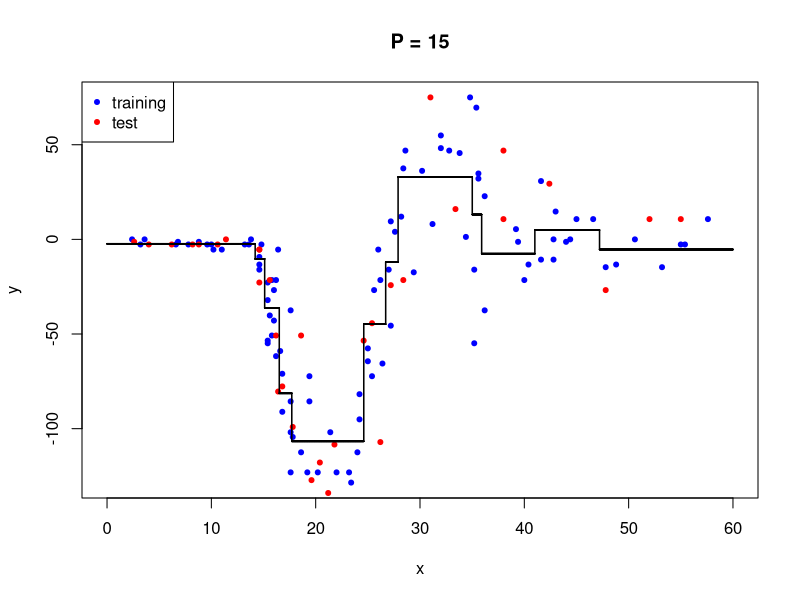
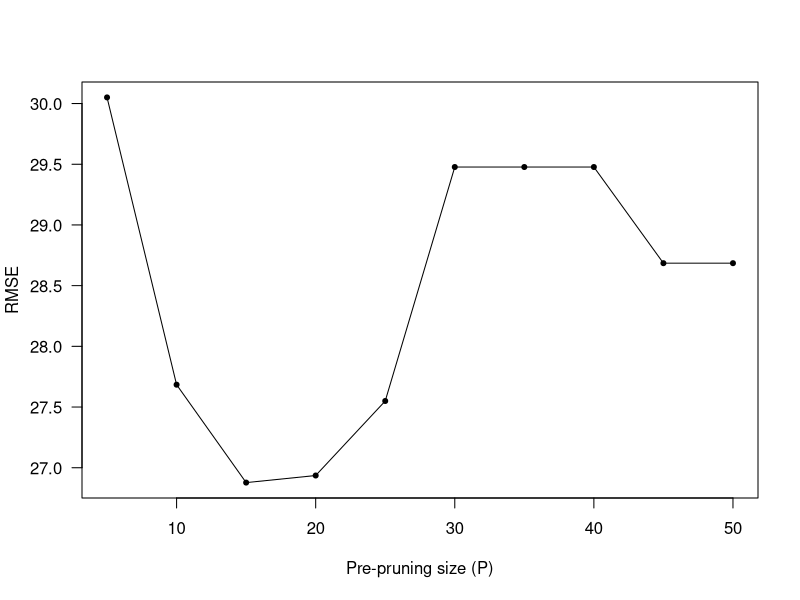

Write R code to recreate these figures, in order.
####################################
# ENGR 421 - Homework 5            #
# Decision Tree Regression         #
#                                  #
# Harun Sasmaz                     #
# 0059900                          #
####################################

### PART 2 : Read and split input data
data_set <- read.csv("hw04_data_set.csv")

x <- data_set$x
y <- data_set$y

x_train <- x[1:100]
y_train <- y[1:100]

x_test <- x[101:133]
y_test <- y[101:133]

minimum_value <- floor(min(x)) - 2 
maximum_value <- ceiling(max(x)) + 2
N_train <- length(x_train)
N_test <- length(x_test)
K <- max(y)

### PART 3 : Implement Decision Tree Algorithm
DecisionTree <- function(P) 
{
  node_splits <- c()
  node_means <- c()
  node_indices <- list(1:100)
  is_terminal <- c(FALSE)
  need_split <- c(TRUE)
  
  while (1) 
  {
    split_nodes <- which(need_split)
    
    if (length(split_nodes) == 0) 
    {
      break
    }
    for (split_node in split_nodes) 
    {
      need_split[split_node] <- FALSE
      data_indices <- node_indices[[split_node]]
      node_mean <- mean(y_train[data_indices])
      
      if (length(x_train[data_indices]) <= P) 
      {
        is_terminal[split_node] <- TRUE
        node_means[split_node] <- node_mean
      } 
      else 
      {
        is_terminal[split_node] <- FALSE
        unique_values <- sort(unique(x_train[data_indices]))
        split_positions <- (unique_values[-1] + unique_values[-length(unique_values)]) / 2
        split_scores <- rep(0, length(split_positions))
        
        for (s in 1:length(split_positions)) 
        {
          error <- 0
          left_indices <- data_indices[which(x_train[data_indices] <= split_positions[s])]
          right_indices <- data_indices[which(x_train[data_indices] > split_positions[s])]
          
          if (length(left_indices) > 0) 
          {
            mean <- mean(y_train[left_indices])
            error <- error + sum((y_train[left_indices] - mean) ^ 2)
          }
          
          if (length(right_indices) > 0) 
          {
            mean <- mean(y_train[right_indices])
            error <- error + sum((y_train[right_indices] - mean) ^ 2)
          }
          
          split_scores[s] <- error / (length(left_indices) + length(right_indices))
        }
        if (length(unique_values) == 1) 
        {
          is_terminal[split_node] <- TRUE
          node_means[split_node] <- node_mean
          next 
        }
        
        best_split <- split_positions[which.min(split_scores)]
        node_splits[split_node] <- best_split
  
        left_indices <- data_indices[which(x_train[data_indices] < best_split)]
        need_split[2 * split_node] <- TRUE
        is_terminal[2 * split_node] <- FALSE
        node_indices[[2 * split_node]] <- left_indices

        right_indices <- data_indices[which(x_train[data_indices] >= best_split)]
        need_split[2 * split_node + 1] <- TRUE
        is_terminal[2 * split_node + 1] <- FALSE
        node_indices[[2 * split_node + 1]] <- right_indices

      }
    }
  }
  return(list("node_splits"= node_splits, "node_means"= node_means, "is_terminal"= is_terminal))
}

### PART 4 : Learn a decision tree for P = 15
prediction <- function(data_point, is_terminal, node_splits, node_means){
  n <- 1
  while (1) 
  {
    if (is_terminal[n] == TRUE) 
    {
      return(node_means[n])
    } 
    else 
    {
      if (data_point <= node_splits[n]) {
        n <- n * 2
      } else {
        n <- n * 2 + 1
      }
    }
  }
}

P <- 15
decision_tree <- DecisionTree(P)
node_splits <- decision_tree$node_splits
node_means <- decision_tree$node_means
is_terminal <- decision_tree$is_terminal

data_interval <- seq(from = minimum_value, to = maximum_value, by = 0.01)

plot(x_train, y_train, type = "p", pch = 20, col = "blue",
     ylim = c(min(y_train), max(y_train)), xlim = c(minimum_value, maximum_value),
     ylab = "y", xlab = "x", main = "P = 15")
points(x_test, y_test, type = "p", pch = 20, col= "red")
legend("topleft", legend=c("training", "test"),
       col=c("blue", "red"), pch = 20, cex = 1)

for (n in 1:length(data_interval)) 
{
  x_left <- data_interval[n]
  x_right <- data_interval[n+1]
  lines(c(x_left, x_right), c(prediction(x_left, is_terminal, node_splits, node_means), prediction(x_left, is_terminal, node_splits, node_means)), lwd = 1.5, col = "black")
  if (n < length(data_interval)) {
    lines(c(x_right, x_right), c(prediction(x_left, is_terminal, node_splits, node_means), prediction(x_right, is_terminal, node_splits, node_means)), lwd = 1.5, col = "black") 
  }
}

### PART 5 : Calculate RMSE for P = 15
y_hat <- sapply(X=1:N_test, FUN = function(n) prediction(x_test[n], is_terminal, node_splits, node_means))
RMSE <- sqrt(sum((y_test - y_hat) ^ 2) / length(y_test))
print(sprintf("RMSE is %g when P is %s", RMSE, P))


### PART 6 : Learn Decision Tree for P = 5 10 .. 50 and plot RMSE graph
P_values <- seq(5, 50, by = 5)

RMSE_for_P <- sapply(X=P_values, FUN = function(p) {
  d_tree <- DecisionTree(p)
  node_splits <- d_tree$node_splits 
  node_means <- d_tree$node_means 
  is_terminal <- d_tree$is_terminal
  y_test_predicted <- sapply(X=1:N_test, FUN = function(n) prediction(x_test[n], is_terminal, node_splits, node_means))
  RMSE <- sqrt(sum((y_test - y_test_predicted) ^ 2) / length(y_test))
})

plot(P_values, RMSE_for_P,
     type = "o", lwd = 1, las = 1.5, pch = 20, lty = "solid", 
     xlim = range(5, 50),xlab = "Pre-pruning size (P)", ylab = "RMSE")

